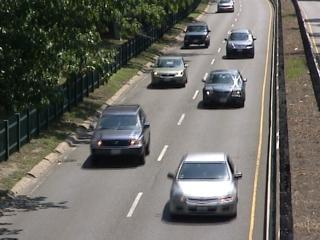
//> input picture datasets/test/given/in000825.jpg, 320 x 240 px, given in place of in000001.jpg, which was not available
$ ./kde_v2.2   (built with g++ and OpenCV 4)
//> lines starting //> are read from the running program, lines starting //| are printed output that depends on the picture; pictures that were not available may be replaced by others from this repository, and a replacement may not be noted
#include <opencv2/opencv.hpp>
#include <iostream>
#include <cmath>
#include <string>

using namespace std;
using namespace cv;

double kernel_fun(double x) {
    if (abs(x) <= 1.0) {
        return 0.5968 * (1 - pow(x, 2.0));
    } else {
        return 0.0;
    }
}

int main(int argc, char** argv) {
    const int NUM_TRAIN_IMAGES = 20;
    const string TRAIN_IMAGE_PATH = "/home/zby/codetest/KDE/train/in0000";
    const string TEST_IMAGE_PATH = "/home/zby/codetest/KDE/test/in000273.jpg";
    const int KERNEL_SIZE = 21;
    const double KERNEL_SCALE = 1.0 / 255.0;
    const int THRESHOLD = 128;
    Mat kernel = Mat::zeros(Size(KERNEL_SIZE, KERNEL_SIZE), CV_64F);
    // Read training images and estimate kernel density
    Mat density_map = Mat::zeros(Size(320, 240), CV_64F);
    for (int i = 0; i < NUM_TRAIN_IMAGES; i++) {
        string filename = TRAIN_IMAGE_PATH + (i < 9 ? "0" : "") + to_string(i + 1) + ".jpg";
        Mat image = imread(filename, IMREAD_COLOR);
//> image is the input picture: 240 rows x 320 cols, CV_8UC3; mean B, G, R 98.3, 104.1, 105.4
        cvtColor(image, image, COLOR_BGR2GRAY);
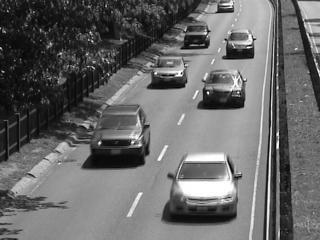
//> image: 240 rows x 320 cols, CV_8UC1; min 1, max 255, mean 103.8
        image.convertTo(image, CV_64F, KERNEL_SCALE);
//> image: 240 rows x 320 cols, CV_64FC1
        for (int y = 0; y < KERNEL_SIZE; y++) {
            double* row_ptr = kernel.ptr<double>(y);
            for (int x = 0; x < KERNEL_SIZE; x++) {
                double dx = (double)(x - KERNEL_SIZE / 2);
                double dy = (double)(y - KERNEL_SIZE / 2);
                row_ptr[x] = kernel_fun(sqrt(dx * dx + dy * dy));
            }
        }
        filter2D(image, image, -1, kernel, Point(-1, -1), 0, BORDER_CONSTANT);
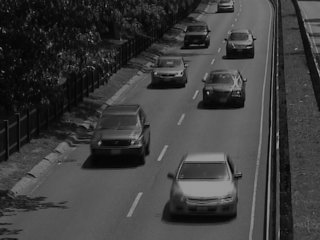
//> image: 240 rows x 320 cols, CV_64FC1; min 0.00234, max 0.597, mean 0.243
        density_map += image;
    }
//> pass 2 of the loop `for (int i = 0; i < NUM_TRAIN_IMAGES; i++)`:
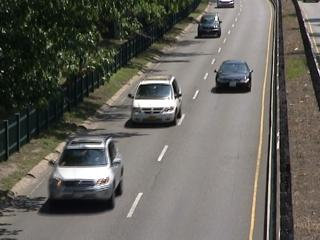
//> input picture datasets/test/given/in001690.jpg, 320 x 240 px, given in place of in000002.jpg, which was not available
//> image is the input picture: 240 rows x 320 cols, CV_8UC3; mean B, G, R 91.1, 97.7, 99.5
//> `cvtColor(image, image, COLOR_BGR2GRAY);`:
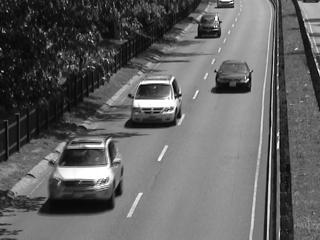
//> image: 240 rows x 320 cols, CV_8UC1; min 0, max 255, mean 97.5
//> `density_map += image;`:
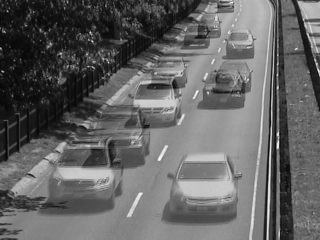
//> density_map: 240 rows x 320 cols, CV_64FC1; min 0.00702, max 1.19, mean 0.471; drawn with min black and max white
//> (the run ends here: the program stops with an error, at `cvtColor(image, image, COLOR_BGR2GRAY);`)
